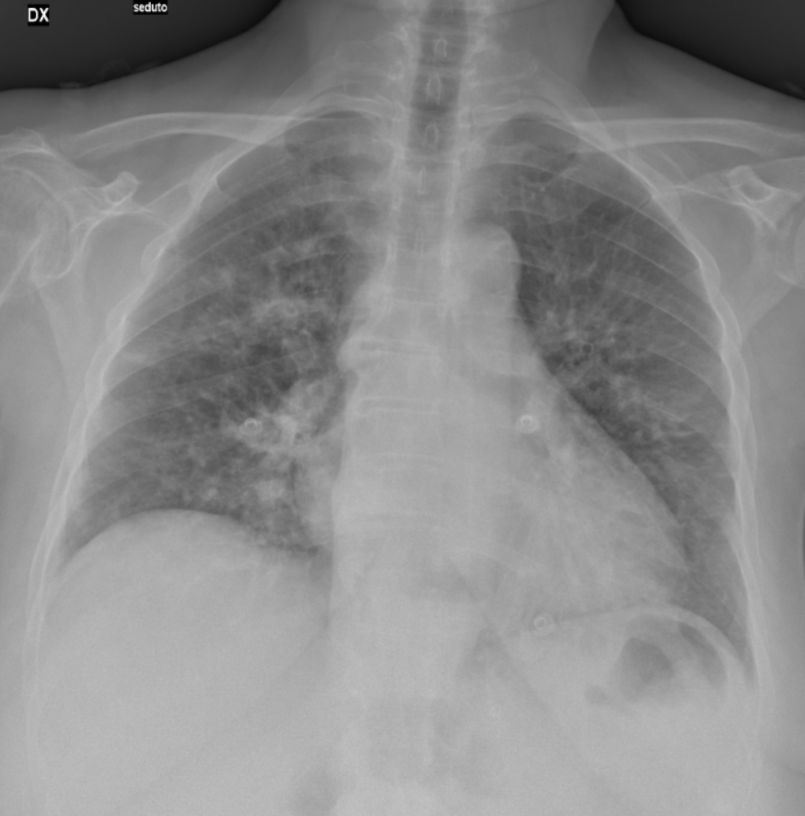
#> input picture database/covid/03BF7561-A9BA-4C3C-B8A0-D3E585F73F3C.jpeg, 1610 x 1632 px, found by its file name (shown at 1/2 size); its folder holds only this picture in this run
$ python create_database.py
#> lines starting #> are read from the running program, lines starting #| are printed output that depends on the picture
from PIL import Image
from PIL import ImageOps
import os
from skimage.transform import resize
import pandas as pd
import numpy as np
import matplotlib.pyplot as plt

def get_pic_from_directory(DB ,path , label , im_size ):
    """ DB : pandas.DataFrame
        path : str
        label : str
        im_size : np.array[int]
        _ _ _ _ _ _ _ _ _
        returns DB
    get every pictures from "path" directory, grayscale,  resize to "im_size" and add them to DB with label "label" """
#> called with path = '..\\database\\covid', label = 'covided'
    dirs = os.listdir(path)
    dirs = dirs[:1] # limited in order to speed up testing

    for filename in dirs :
        temp_path = path+'\\'+filename
        #img treatment
        im=Image.open(temp_path , mode = 'r')
#> im is the input picture: PIL image 1610x1632 RGB; min 0, max 255, mean 138.4
        #formatting
        im = ImageOps.grayscale(im) #to grayscale
#> im: PIL image 1610x1632 L
        im = np.array (im) #to np.array
        im = resize(im, (im_size[0] , im_size[1]), anti_aliasing=True) #resize to size 256*256
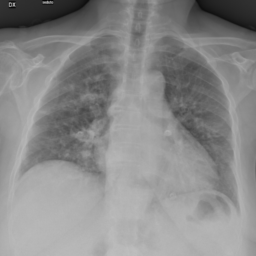
#> im: shape (256, 256) float64; min 0.0151, max 0.748, mean 0.543
        #print(im.shape)
        # data normalisation
        #im /= 255.0
        new_row = pd.DataFrame ([filename ,  label ,  im ]).transpose()
#> new_row = table of 1 rows and 3 columns
        #print (new_row)
        DB = pd.concat([DB , new_row ], ignore_index = True , axis = 0  )
#> DB = table of 1 rows and 3 columns
    print(path + " done")

    return DB

def create_DB(path ,  label , save_path ,im_size):
    """
    path : array[string]
    label : array[string]
    save_path : str
    im_size : array[int]
    returns a dataframe of every picture in the repository given in "path" labelled as "label"
    /!\/!\/!\/!\/!\/!\data in path[i] wil be labelled with label[i]/!\/!\/!\/!\ """
    #init values
    DB = pd.DataFrame()
    length = len(path)
    for i in range(length):
        DB = get_pic_from_directory( DB = DB , path = path[i] , label = label[i] , im_size = im_size )
#> DB = table of 1 rows and 3 columns
    DB.to_csv( path_or_buf = save_path )#, index=True , index_label = [label_1 , label_2] )
    DB.columns = ['filename' , 'label' , 'xray']
    print(DB)
    return DB


if __name__ == "__main__" :
    path_1 , label_1 = "..\database\covid" , "covided"  # covid-much
    path_2 , label_2 = "..\database\\normal" , "healthy"   # covid-free
    path = [path_1 , path_2]
    label = [label_1 , label_2]
    save_path =  "DB.csv"
    im_size = [256,256]
#> (the run stopped early here; a loop or call above may not have finished)
